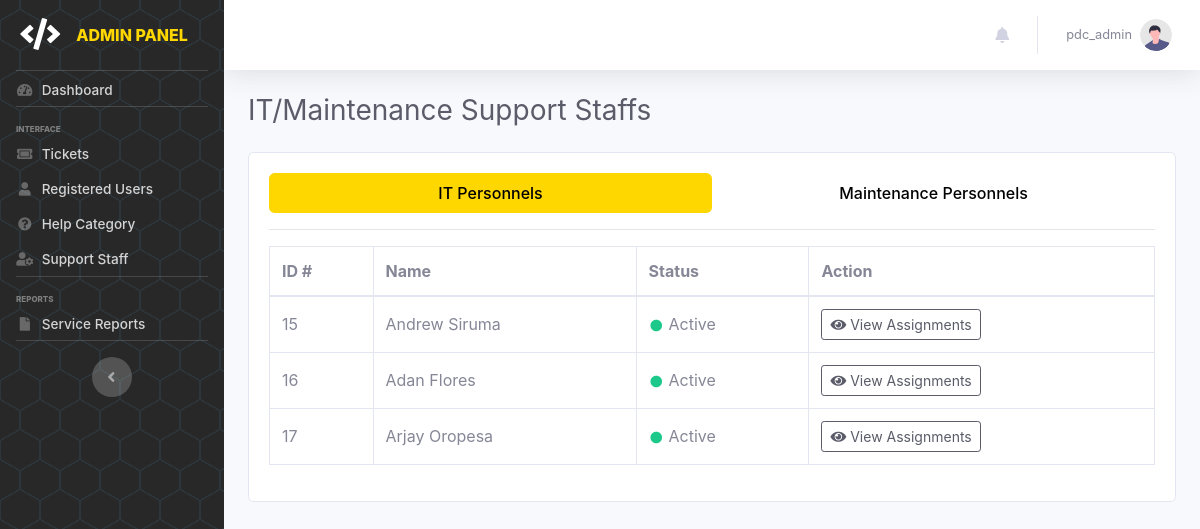
The page /pages/admin/admin.staff-list.php (signed in) on the database as committed earlier.
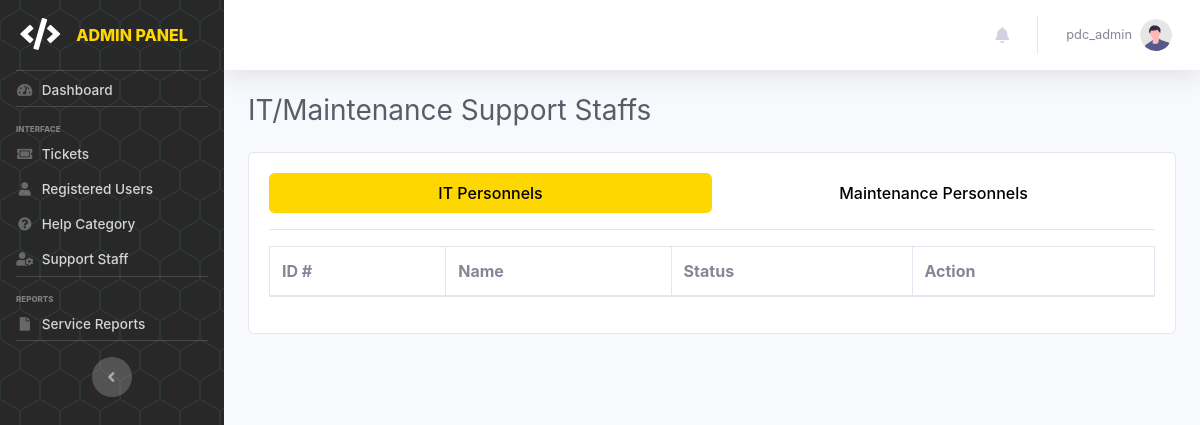
The same page on the database as committed later.
### tables this page shows
CREATE TABLE `tbl_useraccounts` (
  `id` int(11) NOT NULL,
  `name` varchar(100) NOT NULL,
  `username` varchar(100) NOT NULL,
  `password` varchar(255) NOT NULL,
  `role` enum('admin','it-admin','maintenance-admin','office','outlet','it','maintenance') NOT NULL,
  `status` enum('Active','Inactive') NOT NULL DEFAULT 'Active',
  `created` datetime(6) DEFAULT CURRENT_TIMESTAMP(6),
  `updated` datetime(6) DEFAULT CURRENT_TIMESTAMP(6) ON UPDATE CURRENT_TIMESTAMP(6)
);

### pages/admin/admin.staff-list.php (the view, shortened to what this page needs)
<?php include('admin.header.php'); ?>
<?php
function getRoleCode($role) {
    return ($role === 'it') ? 1 : (($role === 'maintenance') ? 2 : 0);
}
?>
    <div class="container-fluid">
        <div class="d-sm-flex align-items-center justify-content-between mb-4">
            <h1 class="h3 mb-0 text-gray-800">IT/Maintenance Support Staffs</h1>
        </div>
        <div class="card mt-4">
            <div class="card-body">
                <ul class="nav nav-pills nav-justified mb-3" id="pills-tab" role="tablist">
                    <li class="nav-item" role="presentation">
                        <button class="nav-link active" id="pills-it-tab" data-toggle="pill" data-target="#pills-it" type="button" role="tab" aria-controls="pills-it" aria-selected="true">IT Personnels</button>
                    </li>
                    <li class="nav-item" role="presentation">
                        <button class="nav-link" id="pills-maint-tab" data-toggle="pill" data-target="#pills-maint" type="button" role="tab" aria-controls="pills-maint" aria-selected="false">Maintenance Personnels</button>
                    </li>
                </ul>
                <hr />
                <div class="tab-content" id="pills-tabContent">
                    <div class="tab-pane fade show active" id="pills-it" role="tabpanel" aria-labelledby="pills-it-tab">
                        <div class="table-responsive">
                            <table class="table table-bordered w-100" id="itcattbl">
                                <thead>
                                    <tr>
                                        <th>ID #</th>
                                        <th>Name</th>
                                        <th>Status</th>
                                        <th>Action</th>
                                    </tr>
                                </thead>
                                <tbody>
                                    <?php
                                        $it_qry = mysqli_query($conn, "SELECT * FROM tbl_useraccounts WHERE role = 'it'");
                                        while($it_res=mysqli_fetch_array($it_qry)){
                                    ?>
                                        <tr>
                                            <td><?php echo $it_res['id']; ?></td>
                                            <td><?php echo $it_res['name']; ?></td>
                                            <td>
                                                <?php if ($it_res["status"]== 'Active') { ?>
                                                    <i class="fas fa-fw fa-circle fa-xs text-success"></i>&nbsp;<?php echo $it_res['status']; ?>
                                                <?php } else { ?>
                                                    <i class="fas fa-fw fa-circle fa-xs text-secondary"></i>&nbsp;<?php echo $it_res['status']; ?>
                                                <?php } ?>
                                            </td>
                                            <td>
                                                <a class="btn btn-sm btn-outline-dark" href="assigned-tickets?id=<?php echo $it_res['id']; ?>&role=<?php echo getRoleCode($it_res['role']); ?>" title="View"><i class="fas fa-eye"></i> View Assignments</a>
                                            </td>
                                        </tr>
                                    <?php } ?>
                                </tbody>
                            </table>
                        </div>
                    </div>
                </div>
            </div>
        </div>
    </div>
<?php include('admin.footer.php'); ?>

Rows that differ between the two databases and show on the page:
removed tbl_useraccounts: id "15", name "Andrew Siruma", status "Active"
removed tbl_useraccounts: id "16", name "Adan Flores", status "Active"
removed tbl_useraccounts: id "17", name "Arjay Oropesa", status "Active"
